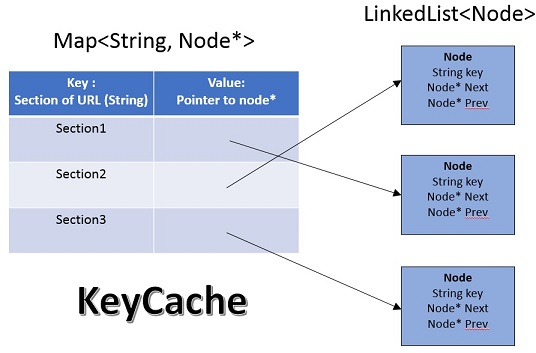
#> input picture Solution/Images/KeyCache.jpg, 536 x 353 px
$ python image.py ../Solution/Images/KeyCache.jpg
#> lines starting #> are read from the running program, lines starting #| are printed output that depends on the picture
from PIL import Image
import sys

filename = sys.argv[1]
input = Image.open(filename)
#> input is the input picture: PIL image 536x353 RGB; mean R, G, B 211.5, 218.9, 233.7
pix = input.load()
width = input.size[0]
#> width = 536
height = input.size[1]
#> height = 353
output = Image.new(mode = "RGB", size=(2*width, 2*height))
#> output: PIL image 1072x706 RGB; every value is 0
out = output.load()

for w in range(width):
    for h in range(height):
            c = pix[w, h]
            r = c[0]
            g = c[1]
            b = c[2]
            out[w, h] = (r, g, b)
            out[2*width - 1 - w, h] = (r, g, b)
            out[w, 2*height - 1 - h] = (r, g, b)
            out[2*width - 1 - w, 2*height - 1 - h] = (r, g, b)
output.save('out-' + filename)
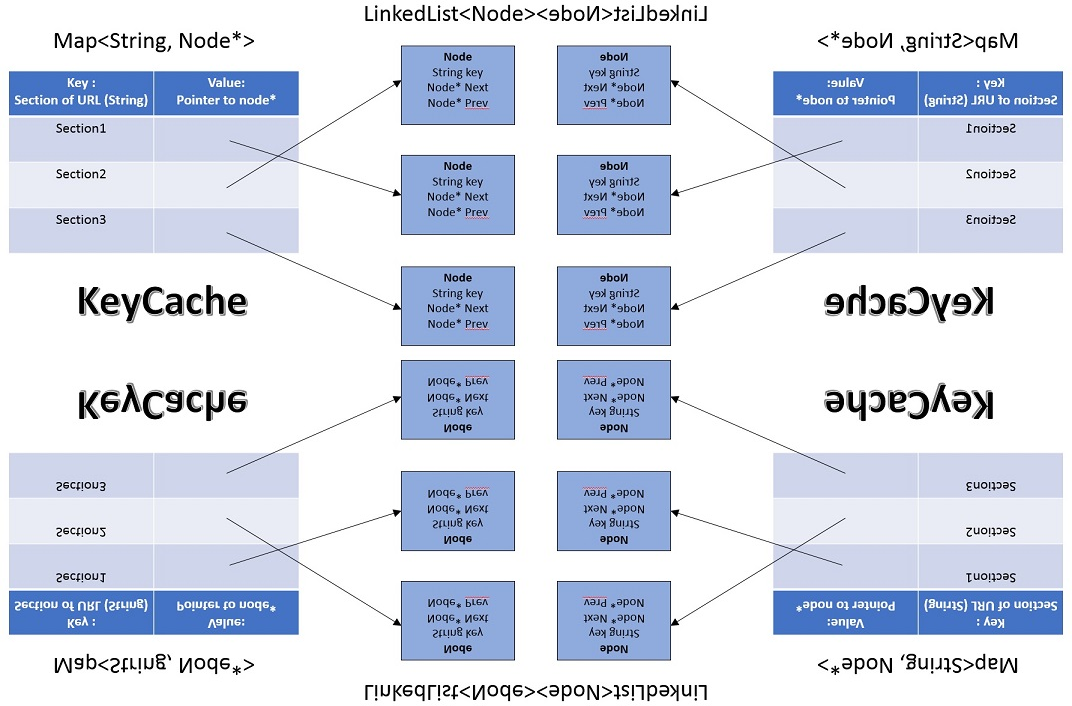
#> saved as KeyCache.jpg: PIL image 1072x706 RGB; mean R, G, B 211.5, 218.9, 233.7
